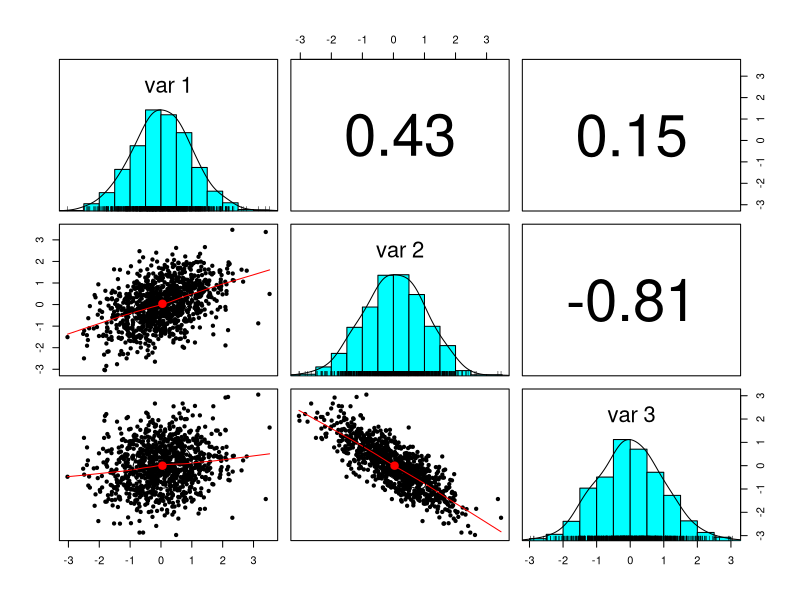
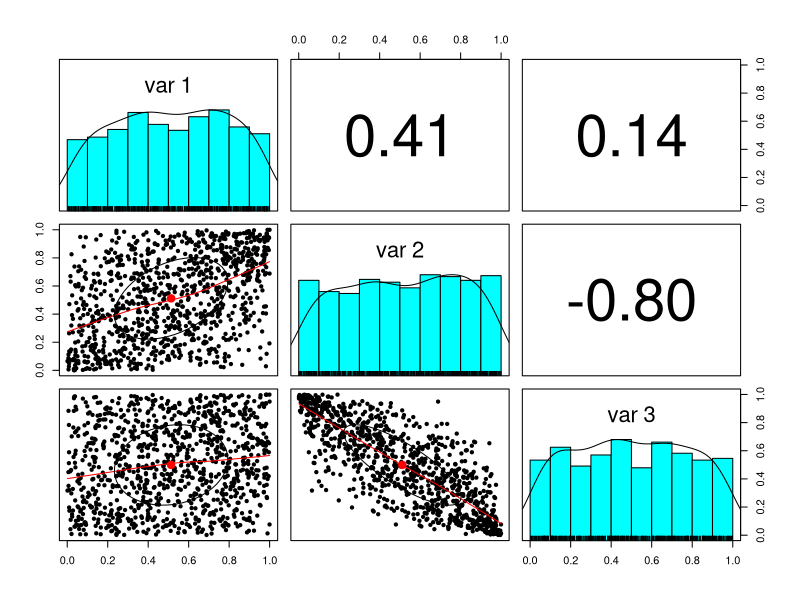
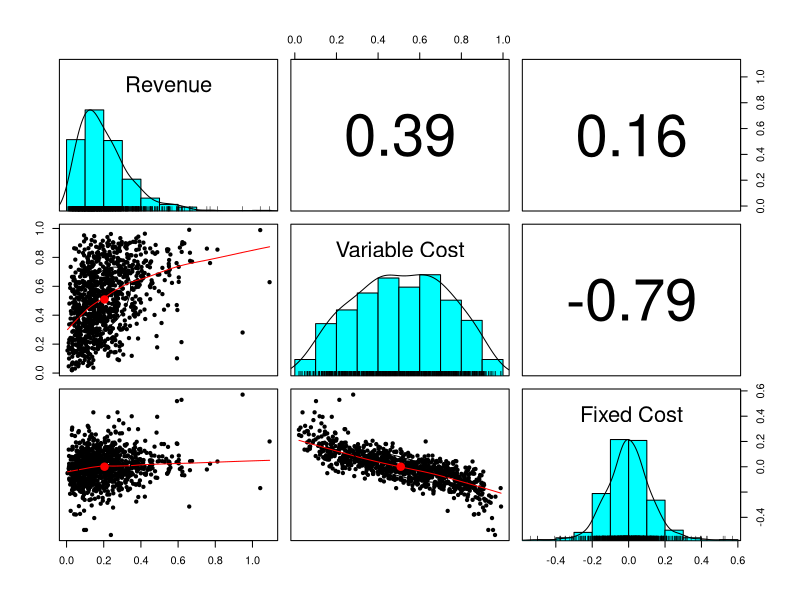
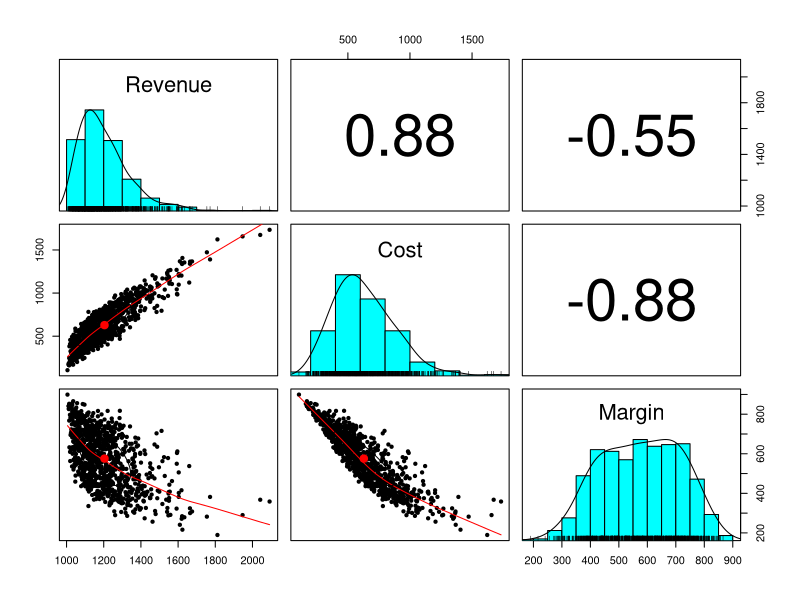
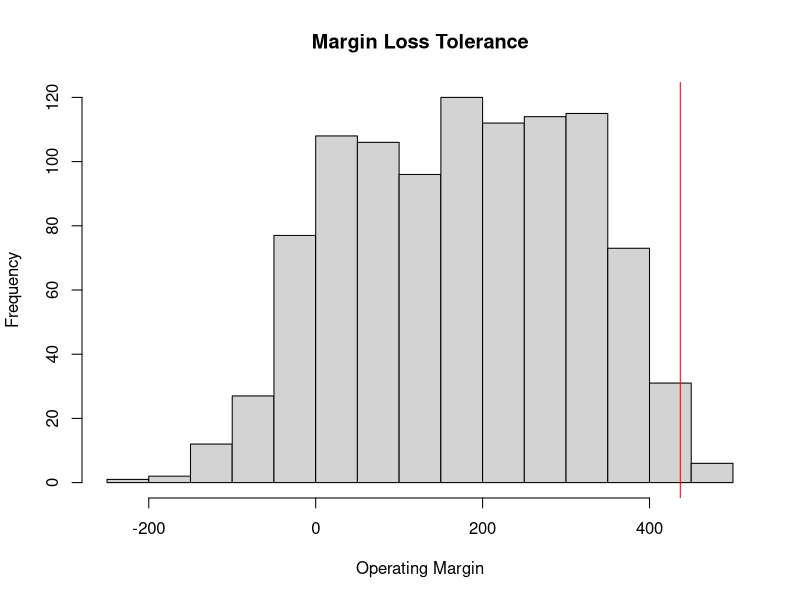
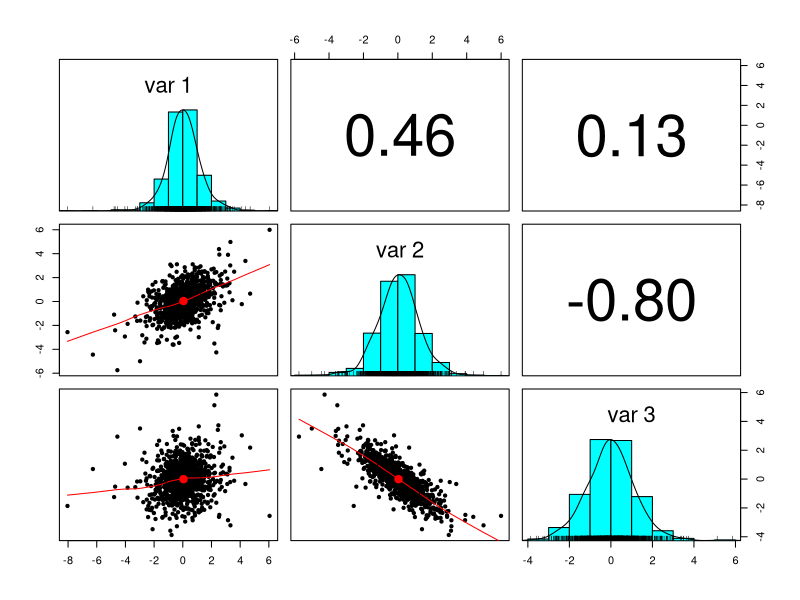
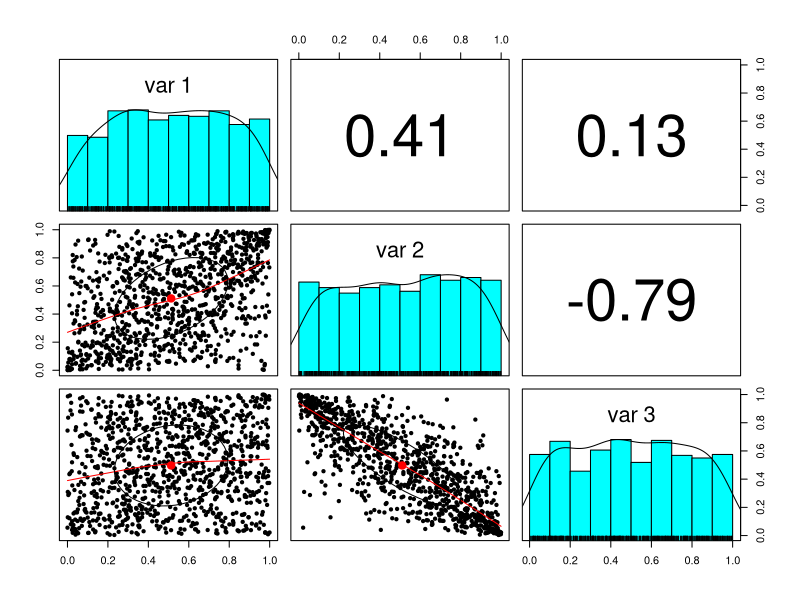
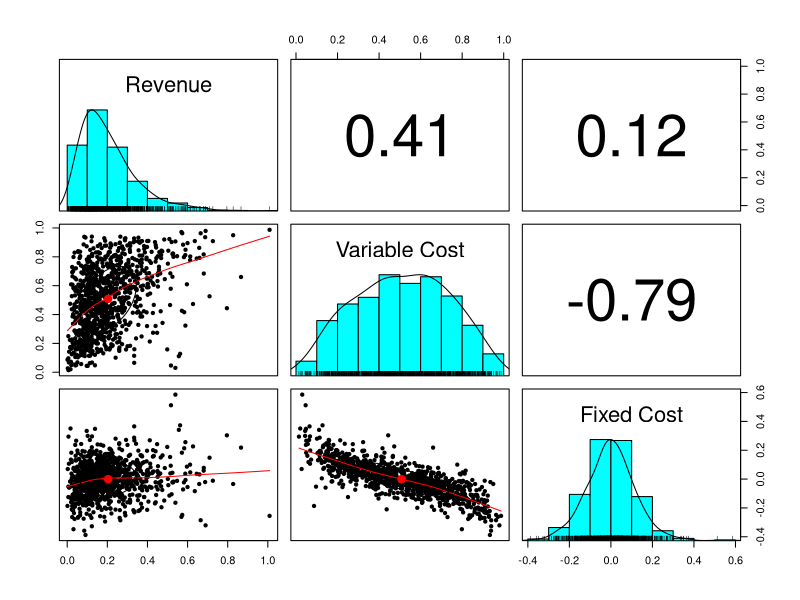

These charts were generated, in order, by the following R code:
## ---- chunk 1
knitr::opts_chunk$set(echo = TRUE, warning=FALSE, message=FALSE)
knitr::opts_chunk$set(tidy = TRUE)
knitr::opts_chunk$set(tidy.opts=list(width.cutoff=36))
## ---- chunk 2
library(mvtnorm)
set.seed(1016)
n.risks <- 3 ## Number of risk factors
m <- n.risks
n.sim <- 1000
sigma <- matrix(c(1, 0.4, 0.2,
                  0.4, 1, -0.8,
                  0.2, -0.8, 1), 
                nrow=3)
z <- rmvnorm(n.sim, mean=rep(0, nrow(sigma)),sigma = sigma, method = "svd") 
## ---- chunk 3
library(psych)
cor(z,method='spearman') ## Textbook calculation
cor(z,method="pearson") ## Rank order calculation
pairs.panels(z)
## ---- chunk 4
require(psych)
u <- pnorm(z)
pairs.panels(u)
## ---- chunk 5
x1 <- qgamma(u[,1],shape=2,scale=1)
x2 <- qbeta(u[,2],2,2)
x3 <- qt(u[,3],df=5)
## ---- chunk 6
factors.df <- cbind(x1/10,x2,x3/10)
colnames(factors.df) <- c("Revenue", "Variable Cost", "Fixed Cost")
pairs.panels(factors.df)
cor(factors.df,method='spearman')
## ---- chunk 7
revenue <- 1000*(1+factors.df[,1])
variable.cost <- revenue * factors.df[,2]
fixed.cost <- revenue * factors.df[,3]
total.cost  <- variable.cost + fixed.cost
operating.margin  <- revenue - variable.cost - fixed.cost
analysis  <- cbind(revenue,total.cost,operating.margin)
colnames(analysis) <- c("Revenue", "Cost", "Margin")
## ---- chunk 8
pairs.panels(analysis)
## ---- chunk 9
### Simple Value at Risk
expected.margin <- 400
## Center margin loss on expected margin
loss.rf <- -(expected.margin - operating.margin) 
## Assign metric of interest to reusable code
summary(loss.rf) 
## Always review a key variable's content
alpha.tolerance <- .99 
## Very intolerant!
## Remember that putting a variable assignment in parentheses also prints the result
(VaR.hat <- quantile(loss.rf, probs=alpha.tolerance, names=FALSE))
### Just as simple Expected shortfall
(ES.hat <- mean(loss.rf[loss.rf > VaR.hat]))
## ---- chunk 10
hist(loss.rf, xlab = "Operating Margin", ylab = "Frequency", main = "Margin Loss Tolerance")
abline(v = VaR.hat, col = "red")
## ---- chunk 11
library(mvtnorm)
library(psych)
set.seed(1016) ## Freezes the random seed to reproduce results exactly
n.risks <- 3 ## Number of risk factors
m <- n.risks
n.sim <- 1000
sigma <- matrix(c(1, 0.4, 0.2,
                  0.4, 1, -0.8,
                  0.2, -0.8, 1), 
                nrow = m)
z <- rmvt(n.sim, delta = rep(0, nrow(sigma)),sigma = sigma, df = 6, type = "shifted")
## ---- chunk 12
pairs.panels(z)
## ---- chunk 13
u <- pt(z, df = 6)
pairs.panels(u)
## ---- chunk 14
x1 <- qgamma(u[,1],shape=2,scale=1)
x2 <- qbeta(u[,2],2,2)
x3 <- qt(u[,3],df=6)
## ---- chunk 15
factors.df <- cbind(x1/10,x2,x3/10)
colnames(factors.df) <- c("Revenue", "Variable Cost", "Fixed Cost")
pairs.panels(factors.df)
## cor(df,meth='spearman') could also be run to verify the pairs.panels()
## ---- chunk 16
revenue <- 1000*(1+factors.df[,1])
variable.cost <- revenue * factors.df[,2]
fixed.cost <- revenue * factors.df[,3]
total.cost  <- variable.cost + fixed.cost
operating.margin  <- revenue - variable.cost - fixed.cost
analysis.t  <- cbind(revenue,total.cost,operating.margin)
colnames(analysis.t) <- c("Revenue", "Cost", "Margin")
## ---- chunk 17
pairs.panels(analysis.t)
